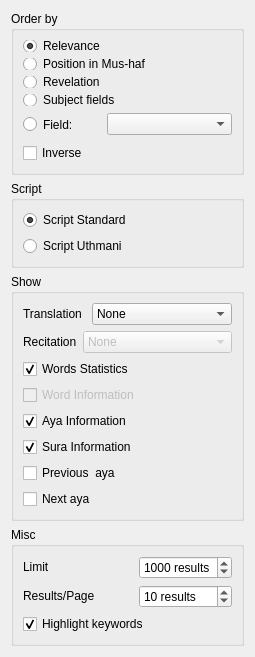
       <widget class="QWidget" name="scrollAreaWidgetContents">
        <property name="geometry">
         <rect>
          <x>0</x>
          <y>0</y>
          <width>255</width>
          <height>593</height>
         </rect>
        </property>
        <layout class="QVBoxLayout" name="verticalLayout_5">
         <item>
          <widget class="QGroupBox" name="groupBox">
           <property name="minimumSize">
            <size>
             <width>0</width>
             <height>0</height>
            </size>
           </property>
           <property name="title">
            <string>Order by</string>
           </property>
           <layout class="QVBoxLayout" name="verticalLayout">
            <item>
             <widget class="QRadioButton" name="o_sortedbyscore">
              <property name="minimumSize">
               <size>
                <width>0</width>
                <height>12</height>
               </size>
              </property>
              <property name="text">
               <string>Relevance</string>
              </property>
              <property name="checked">
               <bool>true</bool>
              </property>
             </widget>
            </item>
            <item>
             <widget class="QRadioButton" name="o_sortedbymushaf">
              <property name="minimumSize">
               <size>
                <width>0</width>
                <height>12</height>
               </size>
              </property>
              <property name="text">
               <string>Position in Mus-haf </string>
              </property>
             </widget>
            </item>
            <item>
             <widget class="QRadioButton" name="o_sortedbytanzil">
              <property name="minimumSize">
               <size>
                <width>0</width>
                <height>12</height>
               </size>
              </property>
              <property name="text">
               <string>Revelation</string>
              </property>
             </widget>
            </item>
            <item>
             <widget class="QRadioButton" name="o_sortedbysubject">
              <property name="minimumSize">
               <size>
                <width>0</width>
                <height>12</height>
               </size>
              </property>
              <property name="text">
               <string>Subject fields</string>
              </property>
             </widget>
            </item>
            <item>
             <layout class="QHBoxLayout" name="horizontalLayout_17">
              <item>
               <widget class="QRadioButton" name="o_sortedbyfield">
                <property name="minimumSize">
                 <size>
                  <width>0</width>
                  <height>25</height>
                 </size>
                </property>
                <property name="text">
                 <string>Field:</string>
                </property>
               </widget>
              </item>
              <item>
               <widget class="QComboBox" name="o_field">
                <property name="minimumSize">
                 <size>
                  <width>125</width>
                  <height>0</height>
                 </size>
                </property>
                <property name="baseSize">
                 <size>
                  <width>0</width>
                  <height>28</height>
                 </size>
                </property>
               </widget>
              </item>
             </layout>
            </item>
            <item>
             <widget class="QCheckBox" name="o_reverse">
              <property name="text">
               <string>Inverse</string>
              </property>
              <property name="checked">
               <bool>false</bool>
              </property>
             </widget>
            </item>
           </layout>
          </widget>
         </item>
         <item>
          <widget class="QGroupBox" name="groupBox_6">
           <property name="sizePolicy">
            <sizepolicy hsizetype="Expanding" vsizetype="Preferred">
             <horstretch>0</horstretch>
             <verstretch>0</verstretch>
            </sizepolicy>
           </property>
           <property name="title">
            <string>Script</string>
           </property>
           <layout class="QVBoxLayout" name="verticalLayout_13">
            <item>
             <widget class="QRadioButton" name="o_script_standard">
              <property name="sizePolicy">
               <sizepolicy hsizetype="Expanding" vsizetype="Fixed">
                <horstretch>0</horstretch>
                <verstretch>0</verstretch>
               </sizepolicy>
              </property>
              <property name="text">
               <string>Script Standard</string>
              </property>
              <property name="checked">
               <bool>true</bool>
              </property>
             </widget>
            </item>
            <item>
             <widget class="QRadioButton" name="o_script_uthmani">
              <property name="sizePolicy">
               <sizepolicy hsizetype="Expanding" vsizetype="Fixed">
                <horstretch>0</horstretch>
                <verstretch>0</verstretch>
               </sizepolicy>
              </property>
              <property name="text">
               <string>Script Uthmani</string>
              </property>
              <property name="checked">
               <bool>false</bool>
              </property>
             </widget>
            </item>
           </layout>
          </widget>
         </item>
         <item>
          <widget class="QGroupBox" name="groupBox_4">
           <property name="title">
            <string>Show</string>
           </property>
           <layout class="QVBoxLayout" name="verticalLayout_6">
            <item>
             <layout class="QHBoxLayout" name="horizontalLayout_28">
              <item>
               <widget class="QLabel" name="label_8">
                <property name="sizePolicy">
                 <sizepolicy hsizetype="Fixed" vsizetype="Preferred">
                  <horstretch>0</horstretch>
                  <verstretch>0</verstretch>
                 </sizepolicy>
                </property>
                <property name="text">
                 <string>Translation </string>
                </property>
                <property name="buddy">
                 <cstring>o_traduction</cstring>
                </property>
               </widget>
              </item>
              <item>
               <widget class="QComboBox" name="o_traduction">
                <property name="enabled">
                 <bool>true</bool>
                </property>
                <item>
                 <property name="text">
                  <string>None</string>
                 </property>
                </item>
               </widget>
              </item>
             </layout>
            </item>
            <item>
             <layout class="QHBoxLayout" name="horizontalLayout_29">
              <item>
               <widget class="QLabel" name="label_9">
                <property name="sizePolicy">
                 <sizepolicy hsizetype="Fixed" vsizetype="Preferred">
                  <horstretch>0</horstretch>
                  <verstretch>0</verstretch>
                 </sizepolicy>
                </property>
                <property name="text">
                 <string>Recitation</string>
                </property>
                <property name="buddy">
                 <cstring>o_recitation</cstring>
                </property>
               </widget>
              </item>
              <item>
               <widget class="QComboBox" name="o_recitation">
                <property name="enabled">
                 <bool>false</bool>
                </property>
                <item>
                 <property name="text">
                  <string>None</string>
                 </property>
                </item>
               </widget>
              </item>
             </layout>
            </item>
            <item>
             <widget class="QCheckBox" name="o_word_stat">
              <property name="text">
               <string>Words Statistics</string>
              </property>
              <property name="checked">
               <bool>true</bool>
              </property>
             </widget>
            </item>
            <item>
             <widget class="QCheckBox" name="o_aya_info_2">
              <property name="enabled">
               <bool>false</bool>
              </property>
              <property name="text">
               <string>Word Information</string>
              </property>
              <property name="checkable">
               <bool>true</bool>
              </property>
              <property name="checked">
               <bool>false</bool>
              </property>
             </widget>
            </item>
            <item>
             <widget class="QCheckBox" name="o_aya_info">
              <property name="text">
               <string>Aya Information</string>
              </property>
              <property name="checked">
               <bool>true</bool>
              </property>
             </widget>
            </item>
            <item>
             <widget class="QCheckBox" name="o_sura_info">
              <property name="text">
               <string>Sura Information</string>
              </property>
              <property name="checked">
               <bool>true</bool>
              </property>
             </widget>
            </item>
            <item>
             <widget class="QCheckBox" name="o_prev">
              <property name="text">
               <string>Previous  aya</string>
              </property>
              <property name="checked">
               <bool>false</bool>
              </property>
             </widget>
            </item>
            <item>
             <widget class="QCheckBox" name="o_suiv">
              <property name="text">
               <string>Next aya</string>
              </property>
              <property name="checked">
               <bool>false</bool>
              </property>
             </widget>
            </item>
           </layout>
          </widget>
         </item>
         <item>
          <widget class="QGroupBox" name="groupBox_12">
           <property name="title">
            <string>Misc</string>
           </property>
           <layout class="QVBoxLayout" name="verticalLayout_22">
            <item>
             <layout class="QHBoxLayout" name="horizontalLayout_35">
              <item>
               <widget class="QLabel" name="label_34">
                <property name="sizePolicy">
                 <sizepolicy hsizetype="Expanding" vsizetype="Fixed">
                  <horstretch>0</horstretch>
                  <verstretch>0</verstretch>
                 </sizepolicy>
                </property>
                <property name="text">
                 <string>Limit </string>
                </property>
                <property name="buddy">
                 <cstring>o_perpage</cstring>
                </property>
               </widget>
              </item>
              <item>
               <widget class="QSpinBox" name="o_limit">
                <property name="styleSheet">
                 <string notr="true"/>
                </property>
                <property name="readOnly">
                 <bool>false</bool>
                </property>
                <property name="buttonSymbols">
                 <enum>QAbstractSpinBox::UpDownArrows</enum>
                </property>
                <property name="accelerated">
                 <bool>true</bool>
                </property>
                <property name="keyboardTracking">
                 <bool>true</bool>
                </property>
                <property name="suffix">
                 <string> results</string>
                </property>
                <property name="prefix">
                 <string/>
                </property>
                <property name="minimum">
                 <number>25</number>
                </property>
                <property name="maximum">
                 <number>6236</number>
                </property>
                <property name="singleStep">
                 <number>25</number>
                </property>
                <property name="value">
                 <number>1000</number>
                </property>
               </widget>
              </item>
             </layout>
            </item>
            <item>
             <layout class="QHBoxLayout" name="horizontalLayout_36">
              <item>
               <widget class="QLabel" name="label">
                <property name="sizePolicy">
                 <sizepolicy hsizetype="Expanding" vsizetype="Fixed">
                  <horstretch>0</horstretch>
                  <verstretch>0</verstretch>
                 </sizepolicy>
                </property>
                <property name="text">
                 <string>Results/Page</string>
                </property>
                <property name="buddy">
                 <cstring>o_perpage</cstring>
                </property>
               </widget>
              </item>
              <item>
               <widget class="QSpinBox" name="o_perpage">
                <property name="styleSheet">
                 <string notr="true"/>
                </property>
                <property name="readOnly">
                 <bool>false</bool>
                </property>
                <property name="buttonSymbols">
                 <enum>QAbstractSpinBox::UpDownArrows</enum>
                </property>
                <property name="accelerated">
                 <bool>true</bool>
                </property>
                <property name="keyboardTracking">
                 <bool>false</bool>
                </property>
                <property name="suffix">
                 <string> results</string>
                </property>
                <property name="prefix">
                 <string/>
                </property>
                <property name="minimum">
                 <number>5</number>
                </property>
                <property name="maximum">
                 <number>6236</number>
                </property>
                <property name="singleStep">
                 <number>5</number>
                </property>
                <property name="value">
                 <number>10</number>
                </property>
               </widget>
              </item>
             </layout>
            </item>
            <item>
             <widget class="QCheckBox" name="o_highlight">
              <property name="text">
               <string>Highlight keywords</string>
              </property>
              <property name="checked">
               <bool>true</bool>
              </property>
             </widget>
            </item>
           </layout>
          </widget>
         </item>
         <item>
          <spacer name="verticalSpacer">
           <property name="orientation">
            <enum>Qt::Vertical</enum>
           </property>
           <property name="sizeHint" stdset="0">
            <size>
             <width>20</width>
             <height>40</height>
            </size>
           </property>
          </spacer>
         </item>
        </layout>
       </widget>
